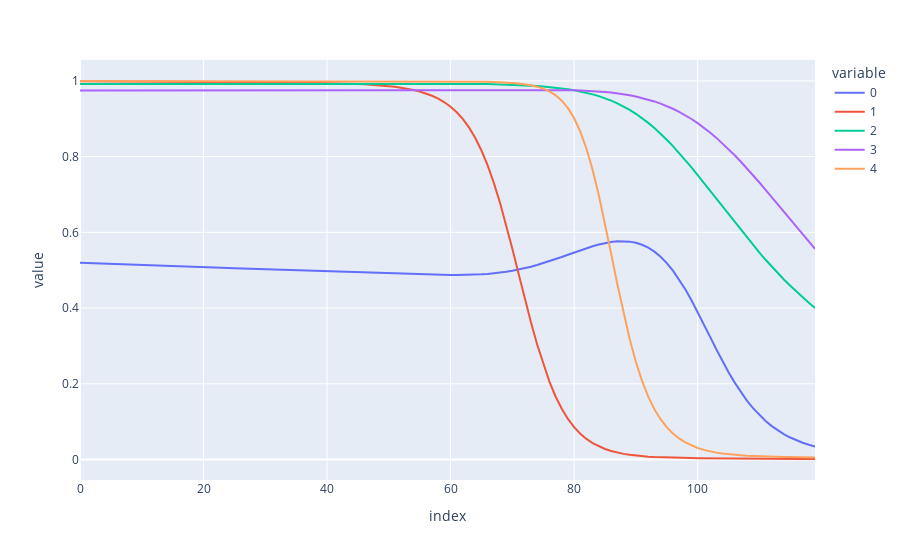

Write notebook code for a chart like this one.
### Code cell
evals_for_scales = [eval(8406, scale=scale) for scale in range(120)]
px.line(evals_for_scales)
